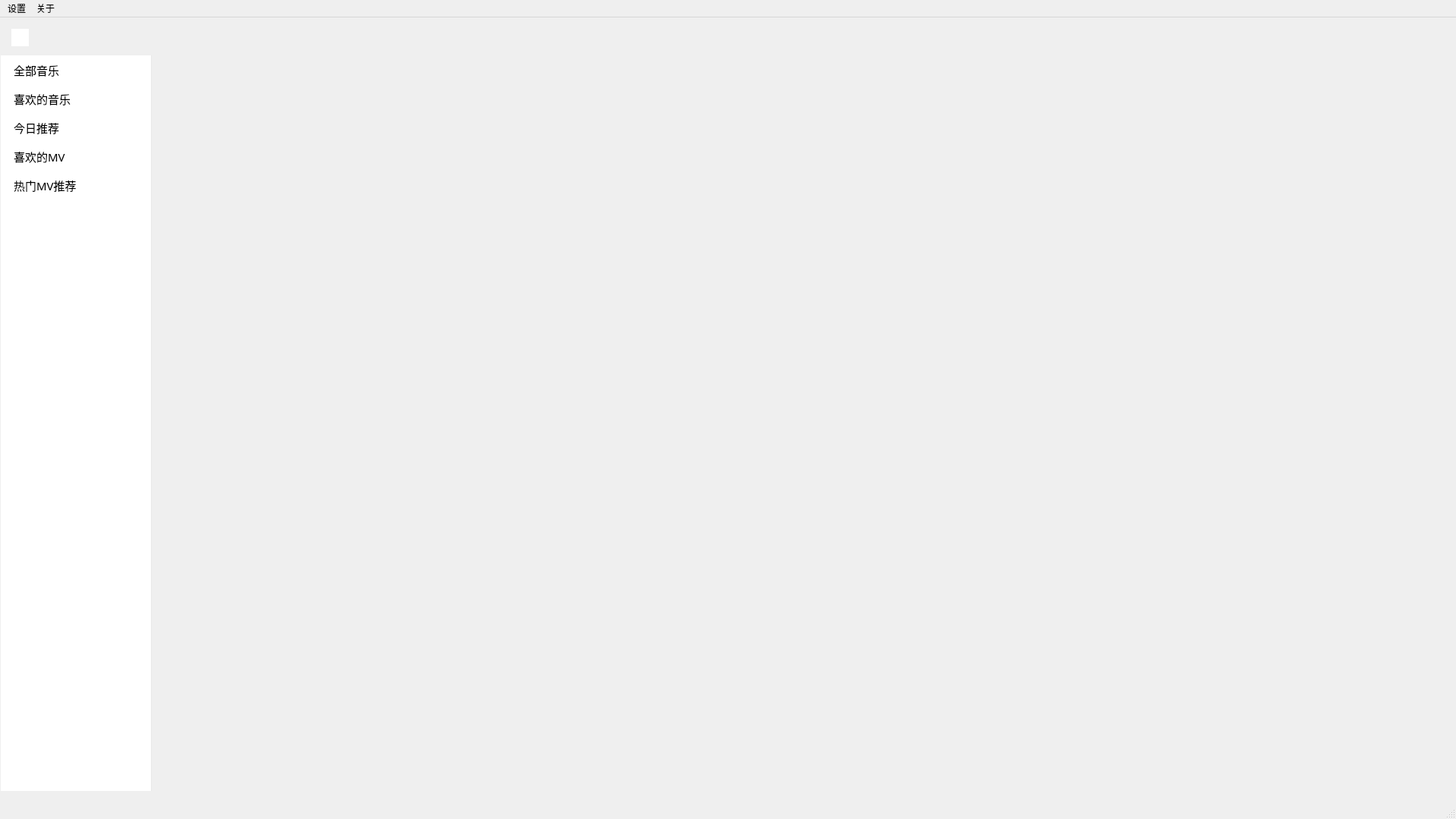
<?xml version="1.0" encoding="UTF-8"?>
<ui version="4.0">
 <class>MainWindow</class>
 <widget class="QMainWindow" name="MainWindow">
  <property name="geometry">
   <rect>
    <x>0</x>
    <y>0</y>
    <width>1920</width>
    <height>1080</height>
   </rect>
  </property>
  <property name="windowTitle">
   <string>MainWindow</string>
  </property>
  <widget class="QWidget" name="centralwidget">
   <widget class="QStackedWidget" name="stackedWidget">
    <property name="geometry">
     <rect>
      <x>209</x>
      <y>50</y>
      <width>1701</width>
      <height>970</height>
     </rect>
    </property>
    <property name="styleSheet">
     <string notr="true">QStackedWidget
{
	border-radius: 9px;
}</string>
    </property>
    <property name="currentIndex">
     <number>0</number>
    </property>
    <widget class="QWidget" name="page"/>
    <widget class="QWidget" name="page_2"/>
   </widget>
   <widget class="QListWidget" name="listWidget">
    <property name="geometry">
     <rect>
      <x>10</x>
      <y>50</y>
      <width>180</width>
      <height>970</height>
     </rect>
    </property>
    <property name="font">
     <font>
      <family>Microsoft Yahei</family>
      <pointsize>11</pointsize>
      <weight>50</weight>
      <italic>false</italic>
      <bold>false</bold>
     </font>
    </property>
    <property name="styleSheet">
     <string notr="true">QListWidget 
{
    background-color: #ffffff;
    border: none;
	border-raduis: 10px;
    font: 10.5pt &quot;Microsoft Yahei&quot;;
	outline: 0px;
}
QListWidget::item 
{
    background-color: transparent;
    color: #000000;
    border: 0px;
    padding-left: 5px;
    height: 38px;
}
QListWidget::item:selected 
{
    color: #ffffff;
    background-color: rgb(46, 123, 253);
	border-radius: 9px;
}</string>
    </property>
    <item>
     <property name="text">
      <string>全部音乐</string>
     </property>
    </item>
    <item>
     <property name="text">
      <string>喜欢的音乐</string>
     </property>
    </item>
    <item>
     <property name="text">
      <string>今日推荐</string>
     </property>
    </item>
    <item>
     <property name="text">
      <string>喜欢的MV</string>
     </property>
    </item>
    <item>
     <property name="text">
      <string>热门MV推荐</string>
     </property>
    </item>
   </widget>
   <widget class="QWidget" name="widget_2" native="true">
    <property name="geometry">
     <rect>
      <x>190</x>
      <y>50</y>
      <width>10</width>
      <height>970</height>
     </rect>
    </property>
    <property name="styleSheet">
     <string notr="true">QWidget{
	background-color: #ffffff;
	border-right: 1px solid #eaeaea;
}</string>
    </property>
   </widget>
   <widget class="QWidget" name="widget_3" native="true">
    <property name="geometry">
     <rect>
      <x>1</x>
      <y>50</y>
      <width>9</width>
      <height>970</height>
     </rect>
    </property>
    <property name="styleSheet">
     <string notr="true">QWidget{
	background-color: #ffffff;
}</string>
    </property>
   </widget>
   <widget class="QPushButton" name="settings">
    <property name="geometry">
     <rect>
      <x>15</x>
      <y>15</y>
      <width>23</width>
      <height>23</height>
     </rect>
    </property>
    <property name="styleSheet">
     <string notr="true">QPushButton
{
	margin: 0px;
	outline: none;
	border: 0px;
	background-color: #ffffff;
}</string>
    </property>
    <property name="text">
     <string/>
    </property>
   </widget>
  </widget>
  <widget class="QStatusBar" name="statusbar"/>
  <widget class="QMenuBar" name="menubar">
   <property name="geometry">
    <rect>
     <x>0</x>
     <y>0</y>
     <width>1920</width>
     <height>21</height>
    </rect>
   </property>
   <widget class="QMenu" name="menu">
    <property name="font">
     <font>
      <family>新宋体</family>
     </font>
    </property>
    <property name="title">
     <string>设置</string>
    </property>
    <addaction name="actionconfig"/>
   </widget>
   <widget class="QMenu" name="menu_2">
    <property name="font">
     <font>
      <family>新宋体</family>
     </font>
    </property>
    <property name="title">
     <string>关于</string>
    </property>
    <addaction name="actionAbout"/>
   </widget>
   <addaction name="menu"/>
   <addaction name="menu_2"/>
  </widget>
  <action name="actionAbout">
   <property name="text">
    <string>关于musicGallery</string>
   </property>
   <property name="font">
    <font>
     <family>新宋体</family>
    </font>
   </property>
  </action>
  <action name="actionconfig">
   <property name="text">
    <string>配置音乐文件夹</string>
   </property>
   <property name="font">
    <font>
     <family>新宋体</family>
    </font>
   </property>
  </action>
 </widget>
 <resources/>
 <connections/>
</ui>
